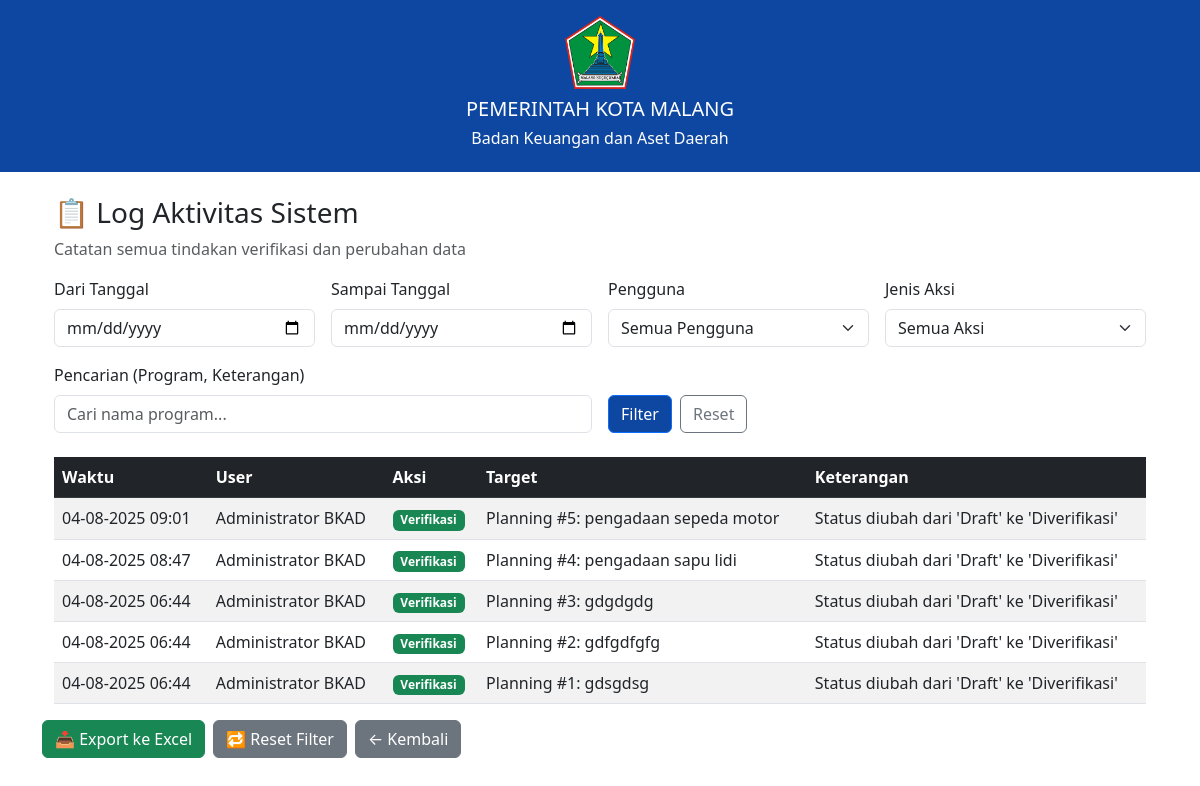
Screenshot of /log (signed in) with the database file from the repository.
### models.py (models this page shows)
class Log(db.Model):
    id = db.Column(db.Integer, primary_key=True)
    user_id = db.Column(db.Integer, db.ForeignKey('user.id'), nullable=False)
    aksi = db.Column(db.String(50), nullable=False)  # "verify", "create", "edit", "delete"
    target = db.Column(db.String(200), nullable=False)  # "Planning #5: Pengadaan Laptop"
    timestamp = db.Column(db.DateTime, default=datetime.utcnow)
    keterangan = db.Column(db.String(200))  # Opsional: "Dari Draft ke Diverifikasi"
    user = db.relationship('User', backref='logs')

class User(UserMixin, db.Model):
    id = db.Column(db.Integer, primary_key=True)
    username = db.Column(db.String(80), unique=True, nullable=False)
    password = db.Column(db.String(120), nullable=False)
    nama_lengkap = db.Column(db.String(100), nullable=False)
    role = db.Column(db.String(20), nullable=False)  # admin, pegawai, verifikator
    nip = db.Column(db.String(20))
    created_at = db.Column(db.DateTime, default=datetime.utcnow)

### app.py (the view)
@app.route('/log')
@login_required
def view_log():
    if current_user.role != 'admin':
        flash("Hanya admin yang bisa melihat log.")
        return redirect(url_for('dashboard'))
    start_date = request.args.get('start_date')
    end_date = request.args.get('end_date')
    user_id = request.args.get('user_id', type=int)
    aksi = request.args.get('aksi')
    search = request.args.get('search', '')
    query = Log.query.order_by(Log.timestamp.desc())
    if start_date:
        start = datetime.strptime(start_date, '%Y-%m-%d')
        query = query.filter(Log.timestamp >= start)
    if end_date:
        end = datetime.strptime(end_date, '%Y-%m-%d')
        query = query.filter(Log.timestamp <= end + timedelta(days=1))
    if user_id:
        query = query.filter(Log.user_id == user_id)
    if aksi:
        query = query.filter(Log.aksi == aksi)
    if search:
        query = query.filter(
            (Log.target.contains(search)) |
            (Log.keterangan.contains(search))
        )
    logs = query.all()
    users = User.query.all()
    return render_template('log.html', logs=logs, users=users)

### app.py (called while the page is built)
@login_manager.user_loader
def load_user(user_id):
    return User.query.get(int(user_id))

### templates/log.html (shortened to what this page needs)
{% extends "layout/base.html" %}
{% block content %}
<div class="container mt-4">
    <h3>📋 Log Aktivitas Sistem</h3>
    <p class="text-muted">Catatan semua tindakan verifikasi dan perubahan data</p>
    <form method="get" class="row g-3 mb-4">
        <div class="col-md-3">
            <label for="start_date" class="form-label">Dari Tanggal</label>
            <input type="date" class="form-control" name="start_date" value="{{ request.args.get('start_date', '') }}">
        </div>
        <div class="col-md-3">
            <label for="end_date" class="form-label">Sampai Tanggal</label>
            <input type="date" class="form-control" name="end_date" value="{{ request.args.get('end_date', '') }}">
        </div>
        <div class="col-md-3">
            <label for="user_id" class="form-label">Pengguna</label>
            <select class="form-select" name="user_id">
                <option value="">Semua Pengguna</option>
            </select>
        </div>
        <div class="col-md-3">
            <label for="aksi" class="form-label">Jenis Aksi</label>
            <select class="form-select" name="aksi">
                <option value="">Semua Aksi</option>
            </select>
        </div>
        <div class="col-md-6">
            <label for="search" class="form-label">Pencarian (Program, Keterangan)</label>
            <input type="text" class="form-control" name="search" placeholder="Cari nama program..." value="{{ request.args.get('search', '') }}">
        </div>
        <div class="col-md-6 d-flex align-items-end">
            <button type="submit" class="btn btn-primary me-2">Filter</button>
            <a href="{{ url_for('view_log') }}" class="btn btn-outline-secondary">Reset</a>
        </div>
    </form>
    <table class="table table-striped">
        <thead class="table-dark">
            <tr>
                <th>Waktu</th>
                <th>User</th>
                <th>Aksi</th>
                <th>Target</th>
                <th>Keterangan</th>
            </tr>
        </thead>
        <tbody>
            {% for log in logs %}
            <tr>
                <td>{{ log.timestamp.strftime('%d-%m-%Y %H:%M') }}</td>
                <td>{{ log.user.nama_lengkap }}</td>
                <td>
                    {% if log.aksi == 'verify' %}
                        <span class="badge bg-success">Verifikasi</span>
                    {% elif log.aksi == 'create' %}
                        <span class="badge bg-primary">Buat</span>
                    {% elif log.aksi == 'edit' %}
                        <span class="badge bg-warning text-dark">Edit</span>
                    {% elif log.aksi == 'delete' %}
                        <span class="badge bg-danger">Hapus</span>
                    {% else %}
                        <span class="badge bg-secondary">{{ log.aksi|title }}</span>
                    {% endif %}
                </td>
                <td>{{ log.target }}</td>
                <td>{{ log.keterangan }}</td>
            </tr>
            {% else %}
            <tr>
                <td colspan="5" class="text-center">Tidak ada data log.</td>
            </tr>
            {% endfor %}
        </tbody>
    </table>
</div>
<div class="d-grid gap-2 d-md-flex mb-3">
    <a href="{{ url_for('export_log_excel') }}" class="btn btn-success">
        📥 Export ke Excel
    </a>
    <a href="{{ url_for('view_log') }}" class="btn btn-secondary">
        🔁 Reset Filter
    </a>
	<a href="{{ url_for('planning_list') }}" class="btn btn-secondary">← Kembali</a>
</div>
{% endblock %}

### templates/layout/base.html (style rules this page uses)
.btn-primary { background-color: #0d47a1; }

### rows the page displays
Log: timestamp "04-08-2025 09:01", user.nama_lengkap "Administrator BKAD", aksi "Verifikasi", target "Planning #5: pengadaan sepeda motor", keterangan "Status diubah dari 'Draft' ke 'Diverifikasi'"
Log: timestamp "04-08-2025 08:47", user.nama_lengkap "Administrator BKAD", aksi "Verifikasi", target "Planning #4: pengadaan sapu lidi", keterangan "Status diubah dari 'Draft' ke 'Diverifikasi'"
Log: timestamp "04-08-2025 06:44", user.nama_lengkap "Administrator BKAD", aksi "Verifikasi", target "Planning #3: gdgdgdg", keterangan "Status diubah dari 'Draft' ke 'Diverifikasi'"
Log: timestamp "04-08-2025 06:44", user.nama_lengkap "Administrator BKAD", aksi "Verifikasi", target "Planning #2: gdfgdfgfg", keterangan "Status diubah dari 'Draft' ke 'Diverifikasi'"
Log: timestamp "04-08-2025 06:44", user.nama_lengkap "Administrator BKAD", aksi "Verifikasi", target "Planning #1: gdsgdsg", keterangan "Status diubah dari 'Draft' ke 'Diverifikasi'"
